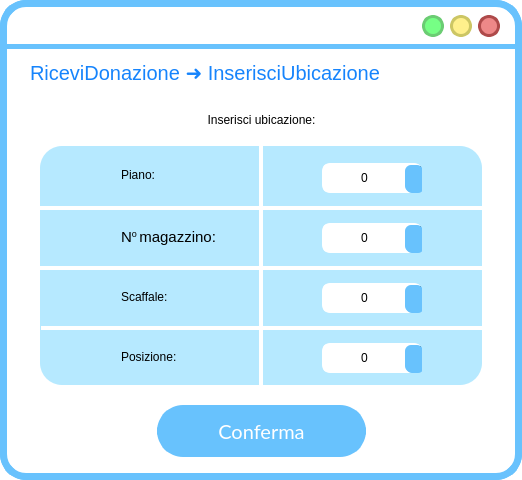
<?xml version="1.0" encoding="UTF-8"?>
<ui version="4.0">
 <class>MainWindow</class>
 <widget class="QMainWindow" name="MainWindow">
  <property name="geometry">
   <rect>
    <x>0</x>
    <y>0</y>
    <width>522</width>
    <height>480</height>
   </rect>
  </property>
  <property name="windowTitle">
   <string>MainWindow</string>
  </property>
  <property name="styleSheet">
   <string notr="true">QWidget{
background:rgb(255, 255, 255);
border-radius:26px;
border-color:rgb(104, 194, 253);
border-style: solid;
border-width:7;
}
QLabel{
border-width:0;
font: 18pt &quot;Lato Light&quot;;
}</string>
  </property>
  <widget class="QWidget" name="centralwidget">
   <widget class="QLabel" name="label">
    <property name="geometry">
     <rect>
      <x>0</x>
      <y>44</y>
      <width>641</width>
      <height>5</height>
     </rect>
    </property>
    <property name="styleSheet">
     <string notr="true">background-color:rgb(104, 194, 253);</string>
    </property>
    <property name="text">
     <string/>
    </property>
   </widget>
   <widget class="QPushButton" name="reduceButton">
    <property name="geometry">
     <rect>
      <x>422</x>
      <y>15</y>
      <width>22</width>
      <height>22</height>
     </rect>
    </property>
    <property name="sizePolicy">
     <sizepolicy hsizetype="Fixed" vsizetype="Fixed">
      <horstretch>0</horstretch>
      <verstretch>0</verstretch>
     </sizepolicy>
    </property>
    <property name="minimumSize">
     <size>
      <width>22</width>
      <height>22</height>
     </size>
    </property>
    <property name="maximumSize">
     <size>
      <width>24</width>
      <height>24</height>
     </size>
    </property>
    <property name="cursor">
     <cursorShape>PointingHandCursor</cursorShape>
    </property>
    <property name="styleSheet">
     <string notr="true">QPushButton{
 background-color:#76ff85;
 border-style: solid;
 border-radius:11px;
font: 18pt &quot;Candara&quot;;
border-color:#6bcc73;
border-width:3;
}

QPushButton::pressed{
	background-color : white;
	border-color:#6bcc73;
	border-width:3;
}
</string>
    </property>
    <property name="text">
     <string/>
    </property>
   </widget>
   <widget class="QPushButton" name="exitButton">
    <property name="geometry">
     <rect>
      <x>478</x>
      <y>15</y>
      <width>22</width>
      <height>22</height>
     </rect>
    </property>
    <property name="sizePolicy">
     <sizepolicy hsizetype="Fixed" vsizetype="Fixed">
      <horstretch>0</horstretch>
      <verstretch>0</verstretch>
     </sizepolicy>
    </property>
    <property name="minimumSize">
     <size>
      <width>22</width>
      <height>22</height>
     </size>
    </property>
    <property name="maximumSize">
     <size>
      <width>24</width>
      <height>24</height>
     </size>
    </property>
    <property name="cursor">
     <cursorShape>PointingHandCursor</cursorShape>
    </property>
    <property name="styleSheet">
     <string notr="true">QPushButton{
 background-color:#ee8888;
 border-style: solid;
 border-radius:11px;
font: 18pt &quot;Candara&quot;;
border-color:#ae4a4a;
border-width:3;
}

QPushButton::pressed{
	background-color : white;
	border-color:#ae4a4a;
	border-width:3;
}
</string>
    </property>
    <property name="text">
     <string/>
    </property>
   </widget>
   <widget class="QPushButton" name="maximizeButton">
    <property name="geometry">
     <rect>
      <x>450</x>
      <y>15</y>
      <width>22</width>
      <height>22</height>
     </rect>
    </property>
    <property name="sizePolicy">
     <sizepolicy hsizetype="Fixed" vsizetype="Fixed">
      <horstretch>0</horstretch>
      <verstretch>0</verstretch>
     </sizepolicy>
    </property>
    <property name="minimumSize">
     <size>
      <width>20</width>
      <height>20</height>
     </size>
    </property>
    <property name="maximumSize">
     <size>
      <width>24</width>
      <height>24</height>
     </size>
    </property>
    <property name="cursor">
     <cursorShape>PointingHandCursor</cursorShape>
    </property>
    <property name="styleSheet">
     <string notr="true">QPushButton{
 background-color:#fff08c	;
 border-style: solid;
 border-radius:11px;
font: 18pt &quot;Candara&quot;;
border-color:#ccc664;
border-width:3;
}

QPushButton::pressed{
	background-color : white;
	border-color:#ccc664;
	border-width:3;
}
</string>
    </property>
    <property name="text">
     <string/>
    </property>
   </widget>
   <widget class="QLabel" name="label_18">
    <property name="geometry">
     <rect>
      <x>460</x>
      <y>60</y>
      <width>36</width>
      <height>36</height>
     </rect>
    </property>
    <property name="font">
     <font>
      <family>Lato Light</family>
      <pointsize>18</pointsize>
      <weight>50</weight>
      <italic>false</italic>
      <bold>false</bold>
     </font>
    </property>
    <property name="cursor">
     <cursorShape>PointingHandCursor</cursorShape>
    </property>
    <property name="autoFillBackground">
     <bool>false</bool>
    </property>
    <property name="styleSheet">
     <string notr="true">background-color: rgba(255, 255, 255,0);</string>
    </property>
    <property name="text">
     <string/>
    </property>
    <property name="pixmap">
     <pixmap>../../../AppData/Local/Temp/res/arrow_back_FILL1_wght700_GRAD200_opsz48_risultato.png</pixmap>
    </property>
    <property name="scaledContents">
     <bool>true</bool>
    </property>
   </widget>
   <widget class="QLabel" name="titoloLabel">
    <property name="geometry">
     <rect>
      <x>30</x>
      <y>57</y>
      <width>411</width>
      <height>31</height>
     </rect>
    </property>
    <property name="styleSheet">
     <string notr="true">font-size: 20px;
text-align: left;
background-color: rgba(255, 255, 255,0);
color: #1684FC;
font: 14pt &quot;Lato&quot;;</string>
    </property>
    <property name="text">
     <string>RiceviDonazione ➜ InserisciUbicazione</string>
    </property>
   </widget>
   <widget class="QLabel" name="label_14">
    <property name="geometry">
     <rect>
      <x>61</x>
      <y>282</y>
      <width>34</width>
      <height>34</height>
     </rect>
    </property>
    <property name="font">
     <font>
      <family>Lato Light</family>
      <pointsize>18</pointsize>
      <weight>50</weight>
      <italic>false</italic>
      <bold>false</bold>
     </font>
    </property>
    <property name="styleSheet">
     <string notr="true">QLabel{
left: 679px;
top: 140px;
width: 38px;
height: 38px;
border-radius: 33px;
background-color: rgba(173, 237, 255, 0);
}</string>
    </property>
    <property name="text">
     <string/>
    </property>
    <property name="pixmap">
     <pixmap>res/dns_FILL1_wght600_GRAD200_opsz48_risultato.png</pixmap>
    </property>
    <property name="scaledContents">
     <bool>true</bool>
    </property>
    <property name="margin">
     <number>0</number>
    </property>
   </widget>
   <widget class="QLabel" name="label_6">
    <property name="geometry">
     <rect>
      <x>40</x>
      <y>266</y>
      <width>442</width>
      <height>4</height>
     </rect>
    </property>
    <property name="sizePolicy">
     <sizepolicy hsizetype="Fixed" vsizetype="Fixed">
      <horstretch>0</horstretch>
      <verstretch>0</verstretch>
     </sizepolicy>
    </property>
    <property name="styleSheet">
     <string notr="true">width: 314px;
height: 180px;
border-radius: 0;
background-color: rgb(255, 255, 255);
text-align: center;</string>
    </property>
    <property name="text">
     <string/>
    </property>
    <property name="scaledContents">
     <bool>true</bool>
    </property>
    <property name="alignment">
     <set>Qt::AlignCenter</set>
    </property>
    <property name="margin">
     <number>10</number>
    </property>
    <property name="indent">
     <number>0</number>
    </property>
   </widget>
   <widget class="QLabel" name="label_11">
    <property name="geometry">
     <rect>
      <x>61</x>
      <y>222</y>
      <width>34</width>
      <height>34</height>
     </rect>
    </property>
    <property name="font">
     <font>
      <family>Lato Light</family>
      <pointsize>18</pointsize>
      <weight>50</weight>
      <italic>false</italic>
      <bold>false</bold>
     </font>
    </property>
    <property name="styleSheet">
     <string notr="true">QLabel{
left: 679px;
top: 140px;
width: 38px;
height: 38px;
border-radius: 33px;
background-color: rgba(173, 237, 255, 0);
}</string>
    </property>
    <property name="text">
     <string/>
    </property>
    <property name="pixmap">
     <pixmap>res/storefront_FILL1_wght600_GRAD200_opsz48_risultato.png</pixmap>
    </property>
    <property name="scaledContents">
     <bool>true</bool>
    </property>
    <property name="margin">
     <number>0</number>
    </property>
   </widget>
   <widget class="QPushButton" name="confermaButton">
    <property name="geometry">
     <rect>
      <x>157</x>
      <y>405</y>
      <width>209</width>
      <height>52</height>
     </rect>
    </property>
    <property name="font">
     <font>
      <family>Lato</family>
      <pointsize>15</pointsize>
      <weight>50</weight>
      <italic>false</italic>
      <bold>false</bold>
     </font>
    </property>
    <property name="cursor">
     <cursorShape>PointingHandCursor</cursorShape>
    </property>
    <property name="autoFillBackground">
     <bool>false</bool>
    </property>
    <property name="styleSheet">
     <string notr="true">QPushButton{
 background-color:rgb(104, 194, 253);
 border-style: solid;
 border-radius:26px;
color: rgb(255, 255, 255);
	font: 15pt &quot;Lato&quot;;
}

QPushButton::hover{
	border-color : rgb(15, 138, 204);
	color: white;
border-width:0;
}

QPushButton::pressed{
	border-color:rgb(104, 194, 253);
	border-width:4;
	background-color : white;
	color:rgb(104, 194, 253);
}
</string>
    </property>
    <property name="text">
     <string>Conferma</string>
    </property>
   </widget>
   <widget class="QLabel" name="label_8">
    <property name="geometry">
     <rect>
      <x>121</x>
      <y>226</y>
      <width>121</width>
      <height>22</height>
     </rect>
    </property>
    <property name="styleSheet">
     <string notr="true">left: 790px;
top: 159px;
width: 437px;
height: 650px;
line-height: 20px;
border-radius: 22px;
background-color: rgba(182, 233, 255, 255);
text-align: center;
font-size: 18px &quot;Lato light&quot;</string>
    </property>
    <property name="text">
     <string>&lt;html&gt;&lt;head/&gt;&lt;body&gt;&lt;p&gt;&lt;span style=&quot; font-size:11pt;&quot;&gt;N&lt;/span&gt;&lt;span style=&quot; font-size:11pt; vertical-align:super;&quot;&gt;o &lt;/span&gt;&lt;span style=&quot; font-size:11pt;&quot;&gt;magazzino:&lt;/span&gt;&lt;/p&gt;&lt;/body&gt;&lt;/html&gt;</string>
    </property>
    <property name="textFormat">
     <enum>Qt::AutoText</enum>
    </property>
    <property name="scaledContents">
     <bool>true</bool>
    </property>
    <property name="margin">
     <number>0</number>
    </property>
   </widget>
   <widget class="QLabel" name="label_4">
    <property name="geometry">
     <rect>
      <x>11</x>
      <y>95</y>
      <width>501</width>
      <height>51</height>
     </rect>
    </property>
    <property name="styleSheet">
     <string notr="true">QLabel{
font: 25 18pt &quot;Lato Light&quot;;
background-color: rgba(255, 255, 255,0);
}</string>
    </property>
    <property name="text">
     <string>&lt;html&gt;&lt;head/&gt;&lt;body&gt;&lt;p align=&quot;center&quot;&gt;Inserisci ubicazione:&lt;/p&gt;&lt;/body&gt;&lt;/html&gt;</string>
    </property>
   </widget>
   <widget class="QSpinBox" name="numeroMagazzinoSpinBox">
    <property name="geometry">
     <rect>
      <x>322</x>
      <y>223</y>
      <width>100</width>
      <height>30</height>
     </rect>
    </property>
    <property name="styleSheet">
     <string notr="true">QSpinBox{
background:rgb(255, 255, 255);
border-radius:8px;
border-color:rgb(255, 255, 255);
border-style: solid;
text-align:center;
border-width:3;
}

QSpinBox::focus{
background:rgb(255, 255, 255);
border-radius:8px;
border-color:rgb(104, 194, 253);
border-style: solid;
border-width:3;
}


QSpinBox::down-arrow {
    image: url(:/icons/expand_more_FILL1_wght600_GRAD200_opsz48_risultato.png);
background-color:rgb(104, 194, 253);
	width: 26px;
    height: 26px;
	margin: 0px 0px 0px 0px
}
	
QSpinBox::up-arrow {
    image: url(:/icons/keyboard_arrow_up_FILL1_wght600_GRAD200_opsz48_risultato.png);
}

QSpinBox::down-arrow  {
	background-color:rgb(104, 194, 253);
border-bottom-left-radius: 6px;
border-bottom-right-radius: 6px;
	margin:-2px -7px -3px -6px;

    border: 0px; /* This seems to replace the whole arrow of the combo box */
}

QSpinBox::up-arrow  {
	background-color:rgb(104, 194, 253);
border-top-left-radius: 6px;
border-top-right-radius: 6px;
	margin:-2px -7px -3px -6px;
    border: 0px; /* This seems to replace the whole arrow of the combo box */}

QSpinBox::up-arrow::pressed{
	border-color:rgb(104, 194, 253);
	border-width:2;
	background-color : white;
	color:rgb(104, 194, 253);
}

QSpinBox::down-arrow::pressed{
	border-color:rgb(104, 194, 253);
	border-width:4;
	background-color : white;
	color:rgb(104, 194, 253);
}</string>
    </property>
    <property name="wrapping">
     <bool>false</bool>
    </property>
    <property name="alignment">
     <set>Qt::AlignCenter</set>
    </property>
    <property name="buttonSymbols">
     <enum>QAbstractSpinBox::UpDownArrows</enum>
    </property>
    <property name="maximum">
     <number>99</number>
    </property>
   </widget>
   <widget class="QLabel" name="label_7">
    <property name="geometry">
     <rect>
      <x>259</x>
      <y>146</y>
      <width>4</width>
      <height>239</height>
     </rect>
    </property>
    <property name="sizePolicy">
     <sizepolicy hsizetype="Fixed" vsizetype="Fixed">
      <horstretch>0</horstretch>
      <verstretch>0</verstretch>
     </sizepolicy>
    </property>
    <property name="styleSheet">
     <string notr="true">width: 314px;
height: 180px;
border-radius: 0;
background-color: rgb(255, 255, 255);
text-align: center;</string>
    </property>
    <property name="text">
     <string/>
    </property>
    <property name="scaledContents">
     <bool>true</bool>
    </property>
    <property name="alignment">
     <set>Qt::AlignCenter</set>
    </property>
    <property name="margin">
     <number>10</number>
    </property>
    <property name="indent">
     <number>0</number>
    </property>
   </widget>
   <widget class="QLabel" name="label_3">
    <property name="geometry">
     <rect>
      <x>121</x>
      <y>164</y>
      <width>58</width>
      <height>22</height>
     </rect>
    </property>
    <property name="styleSheet">
     <string notr="true">left: 790px;
top: 159px;
width: 437px;
height: 650px;
line-height: 20px;
border-radius: 22px;
background-color: rgba(182, 233, 255, 255);
text-align: center;
font-size: 18px &quot;Lato light&quot;</string>
    </property>
    <property name="text">
     <string>Piano:</string>
    </property>
    <property name="textFormat">
     <enum>Qt::AutoText</enum>
    </property>
    <property name="scaledContents">
     <bool>true</bool>
    </property>
    <property name="margin">
     <number>0</number>
    </property>
   </widget>
   <widget class="QLabel" name="label_13">
    <property name="geometry">
     <rect>
      <x>121</x>
      <y>346</y>
      <width>111</width>
      <height>22</height>
     </rect>
    </property>
    <property name="styleSheet">
     <string notr="true">left: 790px;
top: 159px;
width: 437px;
height: 650px;
line-height: 20px;
border-radius: 22px;
background-color: rgba(182, 233, 255, 255);
text-align: center;
font-size: 18px &quot;Lato light&quot;</string>
    </property>
    <property name="text">
     <string>Posizione:</string>
    </property>
    <property name="textFormat">
     <enum>Qt::AutoText</enum>
    </property>
    <property name="scaledContents">
     <bool>true</bool>
    </property>
    <property name="margin">
     <number>0</number>
    </property>
   </widget>
   <widget class="QLabel" name="label_10">
    <property name="geometry">
     <rect>
      <x>61</x>
      <y>162</y>
      <width>34</width>
      <height>34</height>
     </rect>
    </property>
    <property name="font">
     <font>
      <family>Lato Light</family>
      <pointsize>18</pointsize>
      <weight>50</weight>
      <italic>false</italic>
      <bold>false</bold>
     </font>
    </property>
    <property name="styleSheet">
     <string notr="true">QLabel{
left: 679px;
top: 140px;
width: 38px;
height: 38px;
border-radius: 33px;
background-color: rgba(173, 237, 255, 0);
}</string>
    </property>
    <property name="text">
     <string/>
    </property>
    <property name="pixmap">
     <pixmap>res/stairs_FILL1_wght600_GRAD200_opsz48_risultato.png</pixmap>
    </property>
    <property name="scaledContents">
     <bool>true</bool>
    </property>
    <property name="margin">
     <number>0</number>
    </property>
   </widget>
   <widget class="QLabel" name="label_5">
    <property name="geometry">
     <rect>
      <x>40</x>
      <y>206</y>
      <width>442</width>
      <height>4</height>
     </rect>
    </property>
    <property name="sizePolicy">
     <sizepolicy hsizetype="Fixed" vsizetype="Fixed">
      <horstretch>0</horstretch>
      <verstretch>0</verstretch>
     </sizepolicy>
    </property>
    <property name="styleSheet">
     <string notr="true">width: 314px;
height: 180px;
border-radius: 0;
background-color: rgb(255, 255, 255);
text-align: center;</string>
    </property>
    <property name="text">
     <string/>
    </property>
    <property name="scaledContents">
     <bool>true</bool>
    </property>
    <property name="alignment">
     <set>Qt::AlignCenter</set>
    </property>
    <property name="margin">
     <number>10</number>
    </property>
    <property name="indent">
     <number>0</number>
    </property>
   </widget>
   <widget class="QLabel" name="label_15">
    <property name="geometry">
     <rect>
      <x>61</x>
      <y>342</y>
      <width>34</width>
      <height>34</height>
     </rect>
    </property>
    <property name="font">
     <font>
      <family>Lato Light</family>
      <pointsize>18</pointsize>
      <weight>50</weight>
      <italic>false</italic>
      <bold>false</bold>
     </font>
    </property>
    <property name="styleSheet">
     <string notr="true">QLabel{
left: 679px;
top: 140px;
width: 38px;
height: 38px;
border-radius: 33px;
background-color: rgba(173, 237, 255, 0);
}</string>
    </property>
    <property name="text">
     <string/>
    </property>
    <property name="pixmap">
     <pixmap>res/insights_FILL1_wght600_GRAD200_opsz48_risultato.png</pixmap>
    </property>
    <property name="scaledContents">
     <bool>true</bool>
    </property>
    <property name="margin">
     <number>0</number>
    </property>
   </widget>
   <widget class="QLabel" name="label_9">
    <property name="geometry">
     <rect>
      <x>41</x>
      <y>326</y>
      <width>442</width>
      <height>4</height>
     </rect>
    </property>
    <property name="sizePolicy">
     <sizepolicy hsizetype="Fixed" vsizetype="Fixed">
      <horstretch>0</horstretch>
      <verstretch>0</verstretch>
     </sizepolicy>
    </property>
    <property name="styleSheet">
     <string notr="true">width: 314px;
height: 180px;
border-radius: 0;
background-color: rgb(255, 255, 255);
text-align: center;</string>
    </property>
    <property name="text">
     <string/>
    </property>
    <property name="scaledContents">
     <bool>true</bool>
    </property>
    <property name="alignment">
     <set>Qt::AlignCenter</set>
    </property>
    <property name="margin">
     <number>10</number>
    </property>
    <property name="indent">
     <number>0</number>
    </property>
   </widget>
   <widget class="QLabel" name="label_12">
    <property name="geometry">
     <rect>
      <x>121</x>
      <y>286</y>
      <width>91</width>
      <height>22</height>
     </rect>
    </property>
    <property name="styleSheet">
     <string notr="true">left: 790px;
top: 159px;
width: 437px;
height: 650px;
line-height: 20px;
border-radius: 22px;
background-color: rgba(182, 233, 255, 255);
text-align: center;
font-size: 18px &quot;Lato light&quot;</string>
    </property>
    <property name="text">
     <string>Scaffale:</string>
    </property>
    <property name="textFormat">
     <enum>Qt::AutoText</enum>
    </property>
    <property name="scaledContents">
     <bool>true</bool>
    </property>
    <property name="margin">
     <number>0</number>
    </property>
   </widget>
   <widget class="QLabel" name="label_2">
    <property name="geometry">
     <rect>
      <x>40</x>
      <y>146</y>
      <width>442</width>
      <height>239</height>
     </rect>
    </property>
    <property name="styleSheet">
     <string notr="true">left: 790px;
top: 159px;
width: 437px;
height: 650px;
line-height: 20px;
border-radius: 22px;
background-color: rgba(182, 233, 255, 255);
text-align: center;</string>
    </property>
    <property name="text">
     <string/>
    </property>
   </widget>
   <widget class="QSpinBox" name="pianoSpinBox">
    <property name="geometry">
     <rect>
      <x>322</x>
      <y>163</y>
      <width>100</width>
      <height>30</height>
     </rect>
    </property>
    <property name="styleSheet">
     <string notr="true">QSpinBox{
background:rgb(255, 255, 255);
border-radius:8px;
border-color:rgb(255, 255, 255);
border-style: solid;
text-align:center;
border-width:3;
}

QSpinBox::focus{
background:rgb(255, 255, 255);
border-radius:8px;
border-color:rgb(104, 194, 253);
border-style: solid;
border-width:3;
}


QSpinBox::down-arrow {
    image: url(:/icons/expand_more_FILL1_wght600_GRAD200_opsz48_risultato.png);
background-color:rgb(104, 194, 253);
	width: 26px;
    height: 26px;
	margin: 0px 0px 0px 0px
}
	
QSpinBox::up-arrow {
    image: url(:/icons/keyboard_arrow_up_FILL1_wght600_GRAD200_opsz48_risultato.png);
}

QSpinBox::down-arrow  {
	background-color:rgb(104, 194, 253);
border-bottom-left-radius: 6px;
border-bottom-right-radius: 6px;
	margin:-2px -7px -3px -6px;

    border: 0px; /* This seems to replace the whole arrow of the combo box */
}

QSpinBox::up-arrow  {
	background-color:rgb(104, 194, 253);
border-top-left-radius: 6px;
border-top-right-radius: 6px;
	margin:-2px -7px -3px -6px;
    border: 0px; /* This seems to replace the whole arrow of the combo box */}

QSpinBox::up-arrow::pressed{
	border-color:rgb(104, 194, 253);
	border-width:2;
	background-color : white;
	color:rgb(104, 194, 253);
}

QSpinBox::down-arrow::pressed{
	border-color:rgb(104, 194, 253);
	border-width:4;
	background-color : white;
	color:rgb(104, 194, 253);
}</string>
    </property>
    <property name="wrapping">
     <bool>false</bool>
    </property>
    <property name="alignment">
     <set>Qt::AlignCenter</set>
    </property>
    <property name="buttonSymbols">
     <enum>QAbstractSpinBox::UpDownArrows</enum>
    </property>
    <property name="maximum">
     <number>99</number>
    </property>
   </widget>
   <widget class="QSpinBox" name="scaffaleSpinBox">
    <property name="geometry">
     <rect>
      <x>322</x>
      <y>283</y>
      <width>100</width>
      <height>30</height>
     </rect>
    </property>
    <property name="styleSheet">
     <string notr="true">QSpinBox{
background:rgb(255, 255, 255);
border-radius:8px;
border-color:rgb(255, 255, 255);
border-style: solid;
text-align:center;
border-width:3;
}

QSpinBox::focus{
background:rgb(255, 255, 255);
border-radius:8px;
border-color:rgb(104, 194, 253);
border-style: solid;
border-width:3;
}


QSpinBox::down-arrow {
    image: url(:/icons/expand_more_FILL1_wght600_GRAD200_opsz48_risultato.png);
background-color:rgb(104, 194, 253);
	width: 26px;
    height: 26px;
	margin: 0px 0px 0px 0px
}
	
QSpinBox::up-arrow {
    image: url(:/icons/keyboard_arrow_up_FILL1_wght600_GRAD200_opsz48_risultato.png);
}

QSpinBox::down-arrow  {
	background-color:rgb(104, 194, 253);
border-bottom-left-radius: 6px;
border-bottom-right-radius: 6px;
	margin:-2px -7px -3px -6px;

    border: 0px; /* This seems to replace the whole arrow of the combo box */
}

QSpinBox::up-arrow  {
	background-color:rgb(104, 194, 253);
border-top-left-radius: 6px;
border-top-right-radius: 6px;
	margin:-2px -7px -3px -6px;
    border: 0px; /* This seems to replace the whole arrow of the combo box */}

QSpinBox::up-arrow::pressed{
	border-color:rgb(104, 194, 253);
	border-width:2;
	background-color : white;
	color:rgb(104, 194, 253);
}

QSpinBox::down-arrow::pressed{
	border-color:rgb(104, 194, 253);
	border-width:4;
	background-color : white;
	color:rgb(104, 194, 253);
}</string>
    </property>
    <property name="wrapping">
     <bool>false</bool>
    </property>
    <property name="alignment">
     <set>Qt::AlignCenter</set>
    </property>
    <property name="buttonSymbols">
     <enum>QAbstractSpinBox::UpDownArrows</enum>
    </property>
    <property name="maximum">
     <number>99</number>
    </property>
   </widget>
   <widget class="QSpinBox" name="posizioneSpinBox">
    <property name="geometry">
     <rect>
      <x>322</x>
      <y>343</y>
      <width>100</width>
      <height>30</height>
     </rect>
    </property>
    <property name="styleSheet">
     <string notr="true">QSpinBox{
background:rgb(255, 255, 255);
border-radius:8px;
border-color:rgb(255, 255, 255);
border-style: solid;
text-align:center;
border-width:3;
}

QSpinBox::focus{
background:rgb(255, 255, 255);
border-radius:8px;
border-color:rgb(104, 194, 253);
border-style: solid;
border-width:3;
}


QSpinBox::down-arrow {
    image: url(:/icons/expand_more_FILL1_wght600_GRAD200_opsz48_risultato.png);
background-color:rgb(104, 194, 253);
	width: 26px;
    height: 26px;
	margin: 0px 0px 0px 0px
}
	
QSpinBox::up-arrow {
    image: url(:/icons/keyboard_arrow_up_FILL1_wght600_GRAD200_opsz48_risultato.png);
}

QSpinBox::down-arrow  {
	background-color:rgb(104, 194, 253);
border-bottom-left-radius: 6px;
border-bottom-right-radius: 6px;
	margin:-2px -7px -3px -6px;

    border: 0px; /* This seems to replace the whole arrow of the combo box */
}

QSpinBox::up-arrow  {
	background-color:rgb(104, 194, 253);
border-top-left-radius: 6px;
border-top-right-radius: 6px;
	margin:-2px -7px -3px -6px;
    border: 0px; /* This seems to replace the whole arrow of the combo box */}

QSpinBox::up-arrow::pressed{
	border-color:rgb(104, 194, 253);
	border-width:2;
	background-color : white;
	color:rgb(104, 194, 253);
}

QSpinBox::down-arrow::pressed{
	border-color:rgb(104, 194, 253);
	border-width:4;
	background-color : white;
	color:rgb(104, 194, 253);
}</string>
    </property>
    <property name="wrapping">
     <bool>false</bool>
    </property>
    <property name="alignment">
     <set>Qt::AlignCenter</set>
    </property>
    <property name="buttonSymbols">
     <enum>QAbstractSpinBox::UpDownArrows</enum>
    </property>
    <property name="maximum">
     <number>99</number>
    </property>
   </widget>
   <zorder>label_2</zorder>
   <zorder>label</zorder>
   <zorder>reduceButton</zorder>
   <zorder>exitButton</zorder>
   <zorder>maximizeButton</zorder>
   <zorder>label_18</zorder>
   <zorder>titoloLabel</zorder>
   <zorder>label_14</zorder>
   <zorder>label_6</zorder>
   <zorder>label_11</zorder>
   <zorder>confermaButton</zorder>
   <zorder>label_8</zorder>
   <zorder>label_4</zorder>
   <zorder>numeroMagazzinoSpinBox</zorder>
   <zorder>label_7</zorder>
   <zorder>label_3</zorder>
   <zorder>label_13</zorder>
   <zorder>label_10</zorder>
   <zorder>label_5</zorder>
   <zorder>label_15</zorder>
   <zorder>label_9</zorder>
   <zorder>label_12</zorder>
   <zorder>pianoSpinBox</zorder>
   <zorder>scaffaleSpinBox</zorder>
   <zorder>posizioneSpinBox</zorder>
  </widget>
 </widget>
 <resources>
  <include location="../../../AppData/Local/Temp/res.qrc"/>
  <include location="../../../AppData/Local/Temp/res/res.qrc"/>
 </resources>
 <connections/>
</ui>
